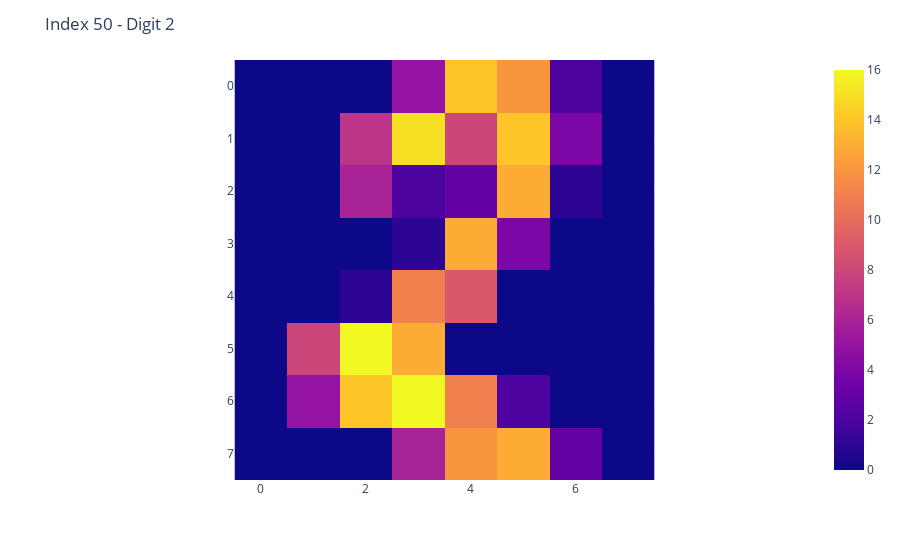
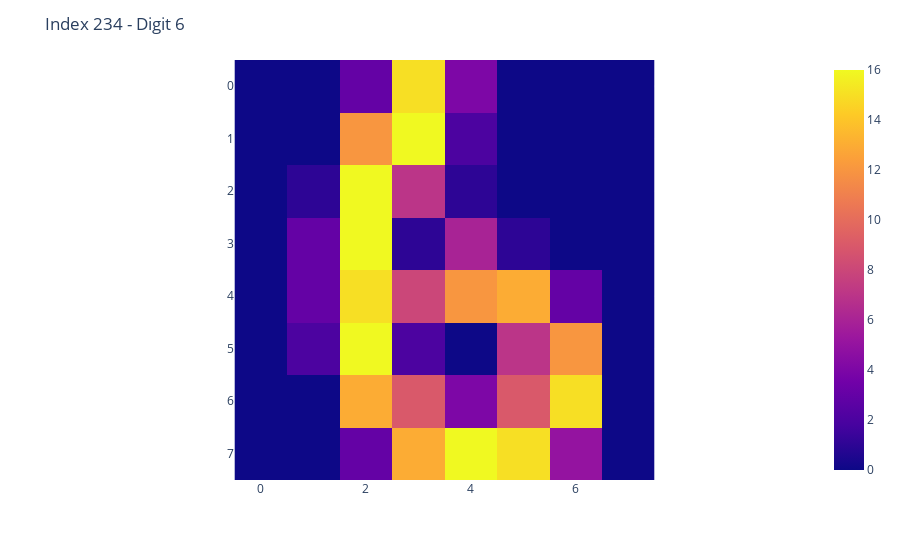
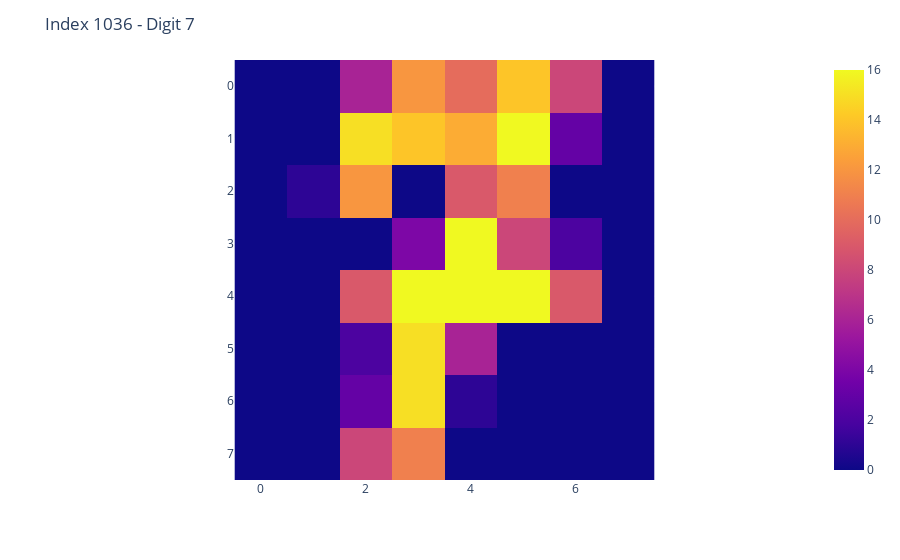
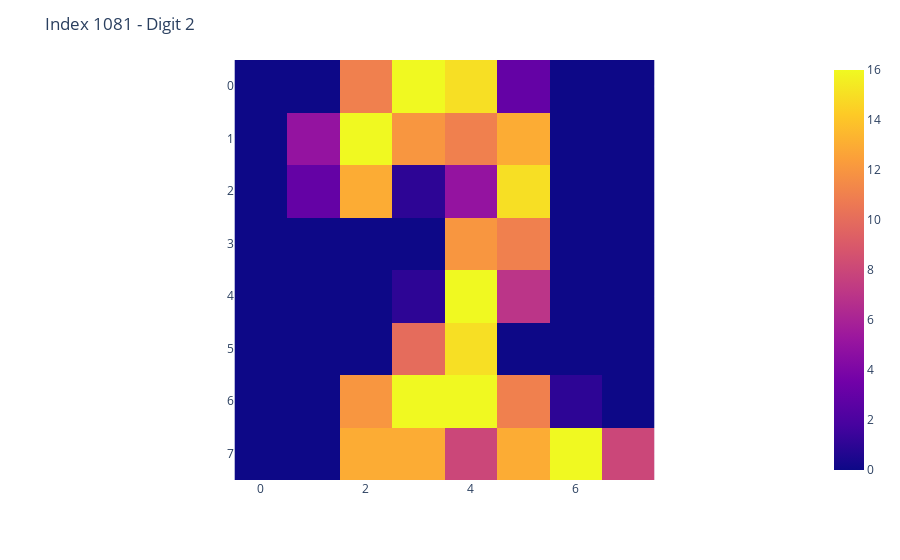

Write notebook code for charts like these, in order.
### Markdown cell above
4. Now look at the documentation related to [imshow](https://plotly.com/python/imshow/) from plotly. Try to view a random number. Add as a title, the number this image corresponds to. Then try to view 10 random numbers in the dataset

### Code cell
for i in np.random.randint(0, numbers.shape[0], size=5):
  fig = px.imshow(numbers[i].reshape(8,8))
  fig.update_layout(title = f"Index {i} - Digit {target[i]}")
  fig.show()

### Figure 1 — Plotly figure (JSON) as saved in the notebook; plotly's stock layout.template omitted (floating-point values rounded to 4 significant figures)
{"data": [{"coloraxis": "coloraxis", "hovertemplate": "x: %{x}<br>y: %{y}<br>color: %{z}<extra></extra>", "name": "0", "type": "heatmap", "xaxis": "x", "yaxis": "y", "z": [[0, 0, 0, 5, 14, 12, 2, 0], [0, 0, 7, 15, 8, 14, 4, 0], [0, 0, 6, 2, 3, 13, 1, 0], [0, 0, 0, 1, 13, 4, 0, 0], [0, 0, 1, 11, 9, 0, 0, 0], [0, 8, 16, 13, 0, 0, 0, 0], [0, 5, 14, 16, 11, 2, 0, 0], [0, 0, 0, 6, 12, 13, 3, 0]]}], "layout": {"coloraxis": {"colorscale": [[0, "#0d0887"], [0.1111, "#46039f"], [0.2222, "#7201a8"], [0.3333, "#9c179e"], [0.4444, "#bd3786"], [0.5556, "#d8576b"], [0.6667, "#ed7953"], [0.7778, "#fb9f3a"], [0.8889, "#fdca26"], [1, "#f0f921"]]}, "margin": {"t": 60}, "title": {"text": "Index 50 - Digit 2"}, "xaxis": {"anchor": "y", "constrain": "domain", "domain": [0, 1], "scaleanchor": "y"}, "yaxis": {"anchor": "x", "autorange": "reversed", "constrain": "domain", "domain": [0, 1]}}}

### Figure 2 — Plotly figure (JSON) as saved in the notebook; plotly's stock layout.template omitted (floating-point values rounded to 4 significant figures)
{"data": [{"coloraxis": "coloraxis", "hovertemplate": "x: %{x}<br>y: %{y}<br>color: %{z}<extra></extra>", "name": "0", "type": "heatmap", "xaxis": "x", "yaxis": "y", "z": [[0, 0, 3, 15, 4, 0, 0, 0], [0, 0, 12, 16, 2, 0, 0, 0], [0, 1, 16, 7, 1, 0, 0, 0], [0, 3, 16, 1, 6, 1, 0, 0], [0, 3, 15, 8, 12, 13, 3, 0], [0, 2, 16, 2, 0, 7, 12, 0], [0, 0, 13, 9, 4, 9, 15, 0], [0, 0, 3, 13, 16, 15, 5, 0]]}], "layout": {"coloraxis": {"colorscale": [[0, "#0d0887"], [0.1111, "#46039f"], [0.2222, "#7201a8"], [0.3333, "#9c179e"], [0.4444, "#bd3786"], [0.5556, "#d8576b"], [0.6667, "#ed7953"], [0.7778, "#fb9f3a"], [0.8889, "#fdca26"], [1, "#f0f921"]]}, "margin": {"t": 60}, "title": {"text": "Index 234 - Digit 6"}, "xaxis": {"anchor": "y", "constrain": "domain", "domain": [0, 1], "scaleanchor": "y"}, "yaxis": {"anchor": "x", "autorange": "reversed", "constrain": "domain", "domain": [0, 1]}}}

### Figure 3 — Plotly figure (JSON) as saved in the notebook; plotly's stock layout.template omitted (floating-point values rounded to 4 significant figures)
{"data": [{"coloraxis": "coloraxis", "hovertemplate": "x: %{x}<br>y: %{y}<br>color: %{z}<extra></extra>", "name": "0", "type": "heatmap", "xaxis": "x", "yaxis": "y", "z": [[0, 0, 6, 12, 10, 14, 8, 0], [0, 0, 15, 14, 13, 16, 3, 0], [0, 1, 12, 0, 9, 11, 0, 0], [0, 0, 0, 4, 16, 8, 2, 0], [0, 0, 9, 16, 16, 16, 9, 0], [0, 0, 2, 15, 6, 0, 0, 0], [0, 0, 3, 15, 1, 0, 0, 0], [0, 0, 8, 11, 0, 0, 0, 0]]}], "layout": {"coloraxis": {"colorscale": [[0, "#0d0887"], [0.1111, "#46039f"], [0.2222, "#7201a8"], [0.3333, "#9c179e"], [0.4444, "#bd3786"], [0.5556, "#d8576b"], [0.6667, "#ed7953"], [0.7778, "#fb9f3a"], [0.8889, "#fdca26"], [1, "#f0f921"]]}, "margin": {"t": 60}, "title": {"text": "Index 1036 - Digit 7"}, "xaxis": {"anchor": "y", "constrain": "domain", "domain": [0, 1], "scaleanchor": "y"}, "yaxis": {"anchor": "x", "autorange": "reversed", "constrain": "domain", "domain": [0, 1]}}}

### Figure 4 — Plotly figure (JSON) as saved in the notebook; plotly's stock layout.template omitted (floating-point values rounded to 4 significant figures)
{"data": [{"coloraxis": "coloraxis", "hovertemplate": "x: %{x}<br>y: %{y}<br>color: %{z}<extra></extra>", "name": "0", "type": "heatmap", "xaxis": "x", "yaxis": "y", "z": [[0, 0, 11, 16, 15, 3, 0, 0], [0, 5, 16, 12, 11, 13, 0, 0], [0, 3, 13, 1, 5, 15, 0, 0], [0, 0, 0, 0, 12, 11, 0, 0], [0, 0, 0, 1, 16, 7, 0, 0], [0, 0, 0, 10, 15, 0, 0, 0], [0, 0, 12, 16, 16, 11, 1, 0], [0, 0, 13, 13, 8, 13, 16, 8]]}], "layout": {"coloraxis": {"colorscale": [[0, "#0d0887"], [0.1111, "#46039f"], [0.2222, "#7201a8"], [0.3333, "#9c179e"], [0.4444, "#bd3786"], [0.5556, "#d8576b"], [0.6667, "#ed7953"], [0.7778, "#fb9f3a"], [0.8889, "#fdca26"], [1, "#f0f921"]]}, "margin": {"t": 60}, "title": {"text": "Index 1081 - Digit 2"}, "xaxis": {"anchor": "y", "constrain": "domain", "domain": [0, 1], "scaleanchor": "y"}, "yaxis": {"anchor": "x", "autorange": "reversed", "constrain": "domain", "domain": [0, 1]}}}
